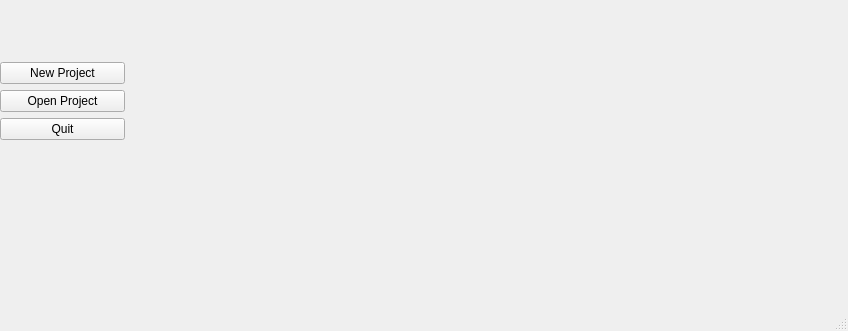
<?xml version="1.0" encoding="UTF-8"?>
<ui version="4.0">
 <class>OpenAppDialog</class>
 <widget class="QMainWindow" name="OpenAppDialog">
  <property name="geometry">
   <rect>
    <x>0</x>
    <y>0</y>
    <width>848</width>
    <height>331</height>
   </rect>
  </property>
  <property name="windowTitle">
   <string>MainWindow</string>
  </property>
  <widget class="QWidget" name="centralwidget">
   <widget class="QWidget" name="layoutWidget">
    <property name="geometry">
     <rect>
      <x>0</x>
      <y>0</y>
      <width>125</width>
      <height>140</height>
     </rect>
    </property>
    <layout class="QGridLayout" name="gridLayout_2">
     <item row="0" column="0">
      <widget class="QLabel" name="logo">
       <property name="enabled">
        <bool>true</bool>
       </property>
       <property name="text">
        <string/>
       </property>
      </widget>
     </item>
     <item row="1" column="0">
      <layout class="QVBoxLayout" name="verticalLayout">
       <property name="sizeConstraint">
        <enum>QLayout::SetMinimumSize</enum>
       </property>
       <item>
        <widget class="QPushButton" name="newProjButton">
         <property name="cursor">
          <cursorShape>ArrowCursor</cursorShape>
         </property>
         <property name="acceptDrops">
          <bool>false</bool>
         </property>
         <property name="autoFillBackground">
          <bool>true</bool>
         </property>
         <property name="text">
          <string>New Project</string>
         </property>
        </widget>
       </item>
       <item>
        <widget class="QPushButton" name="openProjButton">
         <property name="cursor">
          <cursorShape>ArrowCursor</cursorShape>
         </property>
         <property name="acceptDrops">
          <bool>false</bool>
         </property>
         <property name="text">
          <string>Open Project</string>
         </property>
        </widget>
       </item>
       <item>
        <spacer name="verticalSpacer">
         <property name="orientation">
          <enum>Qt::Vertical</enum>
         </property>
         <property name="sizeType">
          <enum>QSizePolicy::Minimum</enum>
         </property>
         <property name="sizeHint" stdset="0">
          <size>
           <width>0</width>
           <height>0</height>
          </size>
         </property>
        </spacer>
       </item>
       <item>
        <widget class="QPushButton" name="quitAppButton">
         <property name="cursor">
          <cursorShape>ArrowCursor</cursorShape>
         </property>
         <property name="acceptDrops">
          <bool>false</bool>
         </property>
         <property name="text">
          <string>Quit</string>
         </property>
        </widget>
       </item>
      </layout>
     </item>
    </layout>
   </widget>
  </widget>
  <widget class="QMenuBar" name="menubar">
   <property name="geometry">
    <rect>
     <x>0</x>
     <y>0</y>
     <width>848</width>
     <height>22</height>
    </rect>
   </property>
  </widget>
  <widget class="QStatusBar" name="statusbar"/>
 </widget>
 <resources/>
 <connections/>
</ui>
